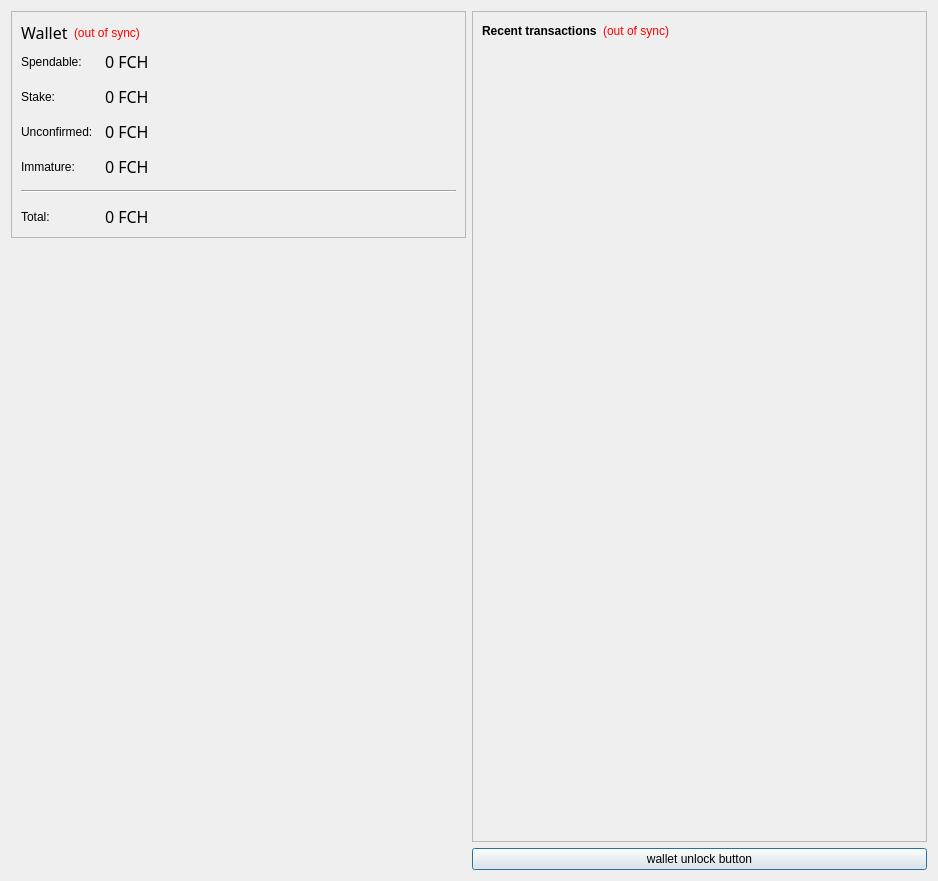
<?xml version="1.0" encoding="UTF-8"?>
<ui version="4.0">
 <class>OverviewPage</class>
 <widget class="QWidget" name="OverviewPage">
  <property name="geometry">
   <rect>
    <x>0</x>
    <y>0</y>
    <width>938</width>
    <height>881</height>
   </rect>
  </property>
  <property name="windowTitle">
   <string>Form</string>
  </property>
  <property name="styleSheet">
   <string notr="true">font: 75 12pt &quot;Century Gothic&quot;;</string>
  </property>
  <layout class="QHBoxLayout" name="horizontalLayout" stretch="0,0">
   <item>
    <layout class="QVBoxLayout" name="verticalLayout_2">
     <item>
      <widget class="QFrame" name="frame">
       <property name="frameShape">
        <enum>QFrame::StyledPanel</enum>
       </property>
       <property name="frameShadow">
        <enum>QFrame::Raised</enum>
       </property>
       <layout class="QVBoxLayout" name="verticalLayout_4">
        <item>
         <layout class="QHBoxLayout" name="horizontalLayout_4">
          <item>
           <widget class="QLabel" name="label_5">
            <property name="font">
             <font>
              <family>Century Gothic</family>
              <pointsize>12</pointsize>
              <weight>9</weight>
              <italic>false</italic>
              <bold>false</bold>
             </font>
            </property>
            <property name="text">
             <string>Wallet</string>
            </property>
           </widget>
          </item>
          <item>
           <widget class="QLabel" name="labelWalletStatus">
            <property name="toolTip">
             <string>The displayed information may be out of date. Your wallet automatically synchronizes with the FanaticosCash network after a connection is established, but this process has not completed yet.</string>
            </property>
            <property name="styleSheet">
             <string notr="true">QLabel { color: red; }</string>
            </property>
            <property name="text">
             <string notr="true">(out of sync)</string>
            </property>
            <property name="alignment">
             <set>Qt::AlignLeading|Qt::AlignLeft|Qt::AlignVCenter</set>
            </property>
           </widget>
          </item>
          <item>
           <spacer name="horizontalSpacer_2">
            <property name="orientation">
             <enum>Qt::Horizontal</enum>
            </property>
            <property name="sizeHint" stdset="0">
             <size>
              <width>40</width>
              <height>20</height>
             </size>
            </property>
           </spacer>
          </item>
         </layout>
        </item>
        <item>
         <layout class="QFormLayout" name="formLayout_2">
          <property name="fieldGrowthPolicy">
           <enum>QFormLayout::AllNonFixedFieldsGrow</enum>
          </property>
          <property name="horizontalSpacing">
           <number>12</number>
          </property>
          <property name="verticalSpacing">
           <number>12</number>
          </property>
          <item row="0" column="0">
           <widget class="QLabel" name="label">
            <property name="text">
             <string>Spendable:</string>
            </property>
           </widget>
          </item>
          <item row="0" column="1">
           <widget class="QLabel" name="labelBalance">
            <property name="font">
             <font>
              <family>Century Gothic</family>
              <pointsize>12</pointsize>
              <weight>9</weight>
              <italic>false</italic>
              <bold>false</bold>
             </font>
            </property>
            <property name="cursor">
             <cursorShape>IBeamCursor</cursorShape>
            </property>
            <property name="toolTip">
             <string>Your current spendable balance</string>
            </property>
            <property name="text">
             <string notr="true">0 FCH</string>
            </property>
            <property name="textInteractionFlags">
             <set>Qt::LinksAccessibleByMouse|Qt::TextSelectableByKeyboard|Qt::TextSelectableByMouse</set>
            </property>
           </widget>
          </item>
          <item row="1" column="0">
           <widget class="QLabel" name="label_6">
            <property name="text">
             <string>Stake:</string>
            </property>
           </widget>
          </item>
          <item row="1" column="1">
           <widget class="QLabel" name="labelStake">
            <property name="font">
             <font>
              <family>Century Gothic</family>
              <pointsize>12</pointsize>
              <weight>9</weight>
              <italic>false</italic>
              <bold>false</bold>
             </font>
            </property>
            <property name="cursor">
             <cursorShape>IBeamCursor</cursorShape>
            </property>
            <property name="toolTip">
             <string>Total of coins that was staked, and do not yet count toward the current balance</string>
            </property>
            <property name="text">
             <string notr="true">0 FCH</string>
            </property>
            <property name="textInteractionFlags">
             <set>Qt::LinksAccessibleByMouse|Qt::TextSelectableByKeyboard|Qt::TextSelectableByMouse</set>
            </property>
           </widget>
          </item>
          <item row="2" column="0">
           <widget class="QLabel" name="label_3">
            <property name="text">
             <string>Unconfirmed:</string>
            </property>
           </widget>
          </item>
          <item row="2" column="1">
           <widget class="QLabel" name="labelUnconfirmed">
            <property name="font">
             <font>
              <family>Century Gothic</family>
              <pointsize>12</pointsize>
              <weight>9</weight>
              <italic>false</italic>
              <bold>false</bold>
             </font>
            </property>
            <property name="cursor">
             <cursorShape>IBeamCursor</cursorShape>
            </property>
            <property name="toolTip">
             <string>Total of transactions that have yet to be confirmed, and do not yet count toward the current balance</string>
            </property>
            <property name="text">
             <string notr="true">0 FCH</string>
            </property>
            <property name="textInteractionFlags">
             <set>Qt::LinksAccessibleByMouse|Qt::TextSelectableByKeyboard|Qt::TextSelectableByMouse</set>
            </property>
           </widget>
          </item>
          <item row="3" column="0">
           <widget class="QLabel" name="labelImmatureText">
            <property name="text">
             <string>Immature:</string>
            </property>
           </widget>
          </item>
          <item row="3" column="1">
           <widget class="QLabel" name="labelImmature">
            <property name="font">
             <font>
              <family>Century Gothic</family>
              <pointsize>12</pointsize>
              <weight>9</weight>
              <italic>false</italic>
              <bold>false</bold>
             </font>
            </property>
            <property name="toolTip">
             <string>Mined balance that has not yet matured</string>
            </property>
            <property name="text">
             <string notr="true">0 FCH</string>
            </property>
            <property name="textInteractionFlags">
             <set>Qt::LinksAccessibleByMouse|Qt::TextSelectableByKeyboard|Qt::TextSelectableByMouse</set>
            </property>
           </widget>
          </item>
          <item row="4" column="0" colspan="2">
           <widget class="Line" name="line">
            <property name="orientation">
             <enum>Qt::Horizontal</enum>
            </property>
           </widget>
          </item>
          <item row="5" column="0">
           <widget class="QLabel" name="labelTotalText">
            <property name="text">
             <string>Total:</string>
            </property>
           </widget>
          </item>
          <item row="5" column="1">
           <widget class="QLabel" name="labelTotal">
            <property name="font">
             <font>
              <family>Century Gothic</family>
              <pointsize>12</pointsize>
              <weight>9</weight>
              <italic>false</italic>
              <bold>false</bold>
             </font>
            </property>
            <property name="cursor">
             <cursorShape>IBeamCursor</cursorShape>
            </property>
            <property name="toolTip">
             <string>Your current total balance</string>
            </property>
            <property name="text">
             <string notr="true">0 FCH</string>
            </property>
            <property name="textInteractionFlags">
             <set>Qt::LinksAccessibleByMouse|Qt::TextSelectableByKeyboard|Qt::TextSelectableByMouse</set>
            </property>
           </widget>
          </item>
         </layout>
        </item>
       </layout>
      </widget>
     </item>
     <item>
      <spacer name="verticalSpacer_4">
       <property name="orientation">
        <enum>Qt::Vertical</enum>
       </property>
       <property name="sizeHint" stdset="0">
        <size>
         <width>20</width>
         <height>40</height>
        </size>
       </property>
      </spacer>
     </item>
     <item>
      <widget class="QLabel" name="label_2">
       <property name="text">
        <string/>
       </property>
       <property name="pixmap">
        <pixmap resource="../bitcoin.qrc">:/images/Wallet_Logo</pixmap>
       </property>
       <property name="alignment">
        <set>Qt::AlignCenter</set>
       </property>
      </widget>
     </item>
     <item>
      <spacer name="verticalSpacer">
       <property name="orientation">
        <enum>Qt::Vertical</enum>
       </property>
       <property name="sizeHint" stdset="0">
        <size>
         <width>20</width>
         <height>40</height>
        </size>
       </property>
      </spacer>
     </item>
    </layout>
   </item>
   <item>
    <layout class="QVBoxLayout" name="verticalLayout_3">
     <item>
      <widget class="QFrame" name="frame_2">
       <property name="frameShape">
        <enum>QFrame::StyledPanel</enum>
       </property>
       <property name="frameShadow">
        <enum>QFrame::Raised</enum>
       </property>
       <layout class="QVBoxLayout" name="verticalLayout">
        <item>
         <layout class="QHBoxLayout" name="horizontalLayout_2">
          <item>
           <widget class="QLabel" name="label_4">
            <property name="text">
             <string>&lt;b&gt;Recent transactions&lt;/b&gt;</string>
            </property>
           </widget>
          </item>
          <item>
           <widget class="QLabel" name="labelTransactionsStatus">
            <property name="toolTip">
             <string>The displayed information may be out of date. Your wallet automatically synchronizes with the FanaticosCash network after a connection is established, but this process has not completed yet.</string>
            </property>
            <property name="styleSheet">
             <string notr="true">QLabel { color: red; }</string>
            </property>
            <property name="text">
             <string notr="true">(out of sync)</string>
            </property>
            <property name="alignment">
             <set>Qt::AlignRight|Qt::AlignTrailing|Qt::AlignVCenter</set>
            </property>
           </widget>
          </item>
          <item>
           <spacer name="horizontalSpacer">
            <property name="orientation">
             <enum>Qt::Horizontal</enum>
            </property>
            <property name="sizeHint" stdset="0">
             <size>
              <width>40</width>
              <height>20</height>
             </size>
            </property>
           </spacer>
          </item>
         </layout>
        </item>
        <item>
         <widget class="QListView" name="listTransactions">
          <property name="styleSheet">
           <string notr="true">QListView { background: transparent; font: 75 10pt &quot;Century Gothic&quot;; }
</string>
          </property>
          <property name="frameShape">
           <enum>QFrame::NoFrame</enum>
          </property>
          <property name="verticalScrollBarPolicy">
           <enum>Qt::ScrollBarAlwaysOff</enum>
          </property>
          <property name="horizontalScrollBarPolicy">
           <enum>Qt::ScrollBarAlwaysOff</enum>
          </property>
          <property name="selectionMode">
           <enum>QAbstractItemView::NoSelection</enum>
          </property>
         </widget>
        </item>
       </layout>
      </widget>
     </item>
     <item>
      <widget class="QPushButton" name="unlockWalletButton">
       <property name="sizePolicy">
        <sizepolicy hsizetype="Minimum" vsizetype="Fixed">
         <horstretch>0</horstretch>
         <verstretch>0</verstretch>
        </sizepolicy>
       </property>
       <property name="maximumSize">
        <size>
         <width>16777214</width>
         <height>16777214</height>
        </size>
       </property>
       <property name="toolTip">
        <string/>
       </property>
       <property name="styleSheet">
        <string notr="true">font: 75 9pt &quot;Century Gothic&quot;;</string>
       </property>
       <property name="text">
        <string>wallet unlock button</string>
       </property>
       <property name="checkable">
        <bool>false</bool>
       </property>
       <property name="autoDefault">
        <bool>false</bool>
       </property>
       <property name="default">
        <bool>true</bool>
       </property>
       <property name="flat">
        <bool>false</bool>
       </property>
      </widget>
     </item>
    </layout>
   </item>
  </layout>
 </widget>
 <resources>
  <include location="../bitcoin.qrc"/>
 </resources>
 <connections/>
</ui>
